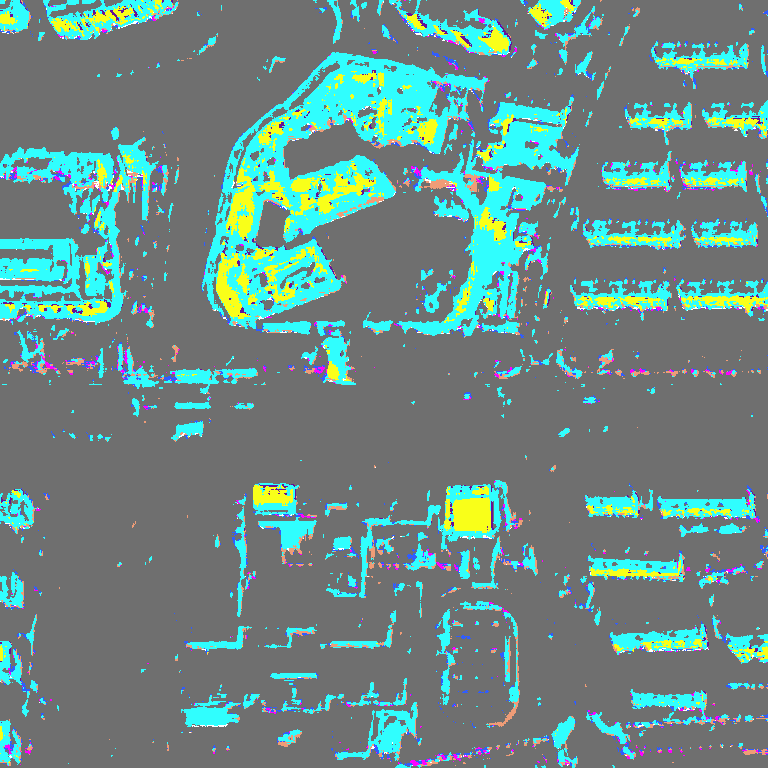
#> input picture tmp_result.tif, 768 x 768 px
$ python -i get_mean_std.py   (imports and definitions only)
#> lines starting #> are read from the running program, lines starting #| are printed output that depends on the picture; after the words box and inside, x2 and y2 are one past the last pixel; in counts of white or black regions, pixels touching at a corner belong together; pictures that were not available may be replaced by others from this repository, and a replacement may not be noted
import os
import random

import cv2
import numpy as np
import pandas as pd
import tifffile as tiff

N_split = 4

Patch_size = 224
crop_size = 288
edge_size = int((crop_size - Patch_size) / 2)
Dir = '/home/yokoyang/PycharmProjects/untitled/new_data'

# [1 line that did not run here, left out]

# [1 line that did not run here, left out]
Scale_Size = Patch_size * N_split


def reflect_img(img):
    reflect = cv2.copyMakeBorder(img, int(edge_size), int(edge_size), int(edge_size), int(edge_size),
                                 cv2.BORDER_REFLECT)
    return reflect


def get_image(image_id):
    filename = os.path.join(
        Dir, 'split-data', '{}.tif'.format(image_id))
    img = tiff.imread(filename)
    img = img.astype(np.float32) / 255
    img_RGB = cv2.resize(img, (Scale_Size, Scale_Size))
    return img_RGB


def get_mask(image_id):
    filename = os.path.join(
        Dir, 'general_building', '{}.tif'.format(image_id))
    msk = tiff.imread(filename)
    msk = msk.astype(np.float32) / 255
    msk = cv2.resize(msk, (Scale_Size, Scale_Size))
    msk_img = np.zeros([Scale_Size, Scale_Size], dtype=np.uint8)
    msk_img[:, :] = msk[:, :, 1]
    msk_img ^= 1
    return msk_img


def rotate_img(img, ang, size):
    rows = size
    cols = size
    M = cv2.getRotationMatrix2D((cols / 2, rows / 2), 90 * ang, 1)
    dst = cv2.warpAffine(img, M, (cols, rows))
    return dst


def rotate_msk(msk, ang):
    return np.rot90(msk, ang)


def get_patch(img_id, pos=1):
    img_ = []
    msk_ = []
    img = get_image(img_id)
    img = reflect_img(img)
    mask = get_mask(img_id)
    for i in range(N_split):
        for j in range(N_split):
            y = mask[Patch_size * i:Patch_size * (i + 1), Patch_size * j:Patch_size * (j + 1)]
            if ((pos == 1) and (np.sum(y) > 0)) or (pos == 0):
                x_start = int(Patch_size * i)
                x_end = int(Patch_size * (i + 1) + edge_size * 2)
                y_start = int(Patch_size * j)
                y_end = int(Patch_size * (j + 1) + edge_size * 2)
                x = img[x_start:x_end, y_start:y_end, :]
                # start rotate y and x
                rdm = random.uniform(-2, 5)
                if rdm > 1:
                    ang = rdm // 1
                    x = rotate_img(x, ang, crop_size)
                    y = rotate_msk(y, ang)
                    # print(x.shape)
                    # print(y.shape)

                img_.append(x)
                msk_.append(y[:, :, None])

    return img_, msk_


def get_all_patches(pos=1):
    img_all = []
    msk_all = []
    count = 0
    for img_id in Image_ID:
        img_, msk_ = get_patch(img_id, pos=pos)
        if len(msk_) > 0:
            count = count + 1
            if count == 1:
                img_all = img_
                msk_all = msk_
            else:
                img_all = np.concatenate((img_all, img_), axis=0)
                msk_all = np.concatenate((msk_all, msk_), axis=0)

    # [5 lines of commented-out code are left out]

    return img_all, msk_all[:, :, :, 0]


def get_normalized_patches():
    img_all, msk_all = get_all_patches()
    #     data = np.load(Dir + '/output/data_pos_%d_%d_class%d.npy' % (Patch_size, N_split, Class_Type))
    img = img_all
    msk = msk_all
    mean = np.mean(img)
    std = np.std(img)
    img = (img - mean) / std
    print(mean, std)
    # print(np.mean(img), np.std(img))
    # return img, msk


# [1 line not run here, left out]

>>> import cv2
>>> picture = cv2.imread('tmp_result.tif', cv2.IMREAD_GRAYSCALE)
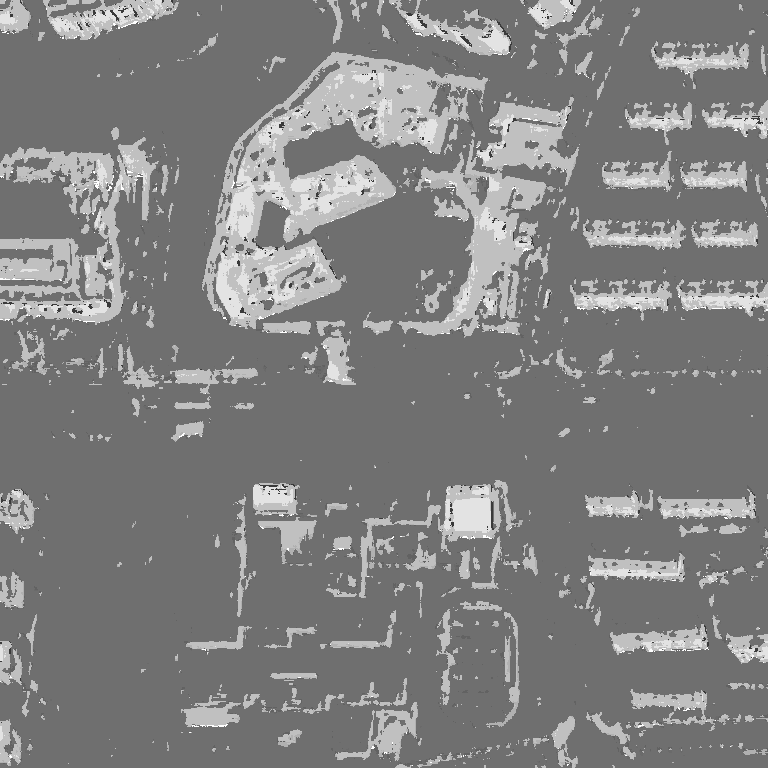
#> picture: shape (768, 768); min 58, max 255, mean 128.2
>>> result = get_patch(picture)
#> in reflect_img, `reflect = cv2.copyMakeBorder(img, int(edge_size), int(edge_size), int(..`:
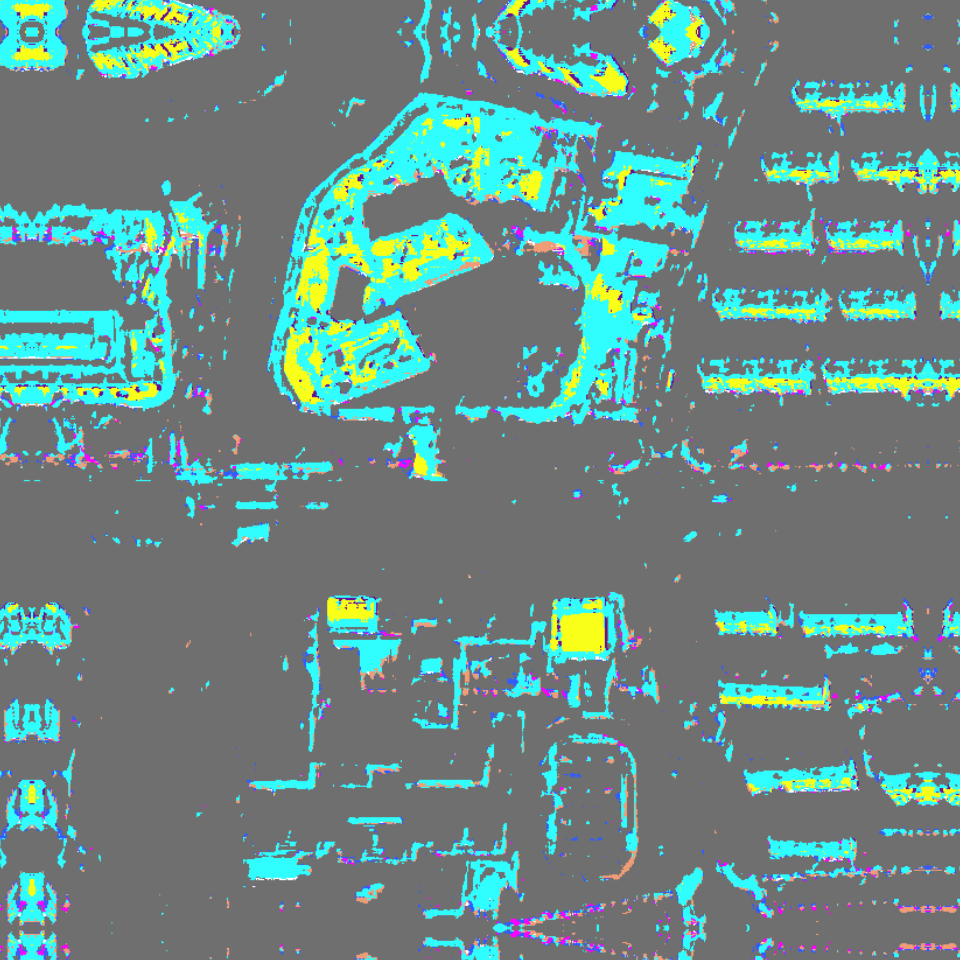
#> reflect: shape (960, 960, 3) float32; mean R, G, B 0.425, 0.541, 0.525
#> in get_mask, `msk_img[:, :] = msk[:, :, 1]`:
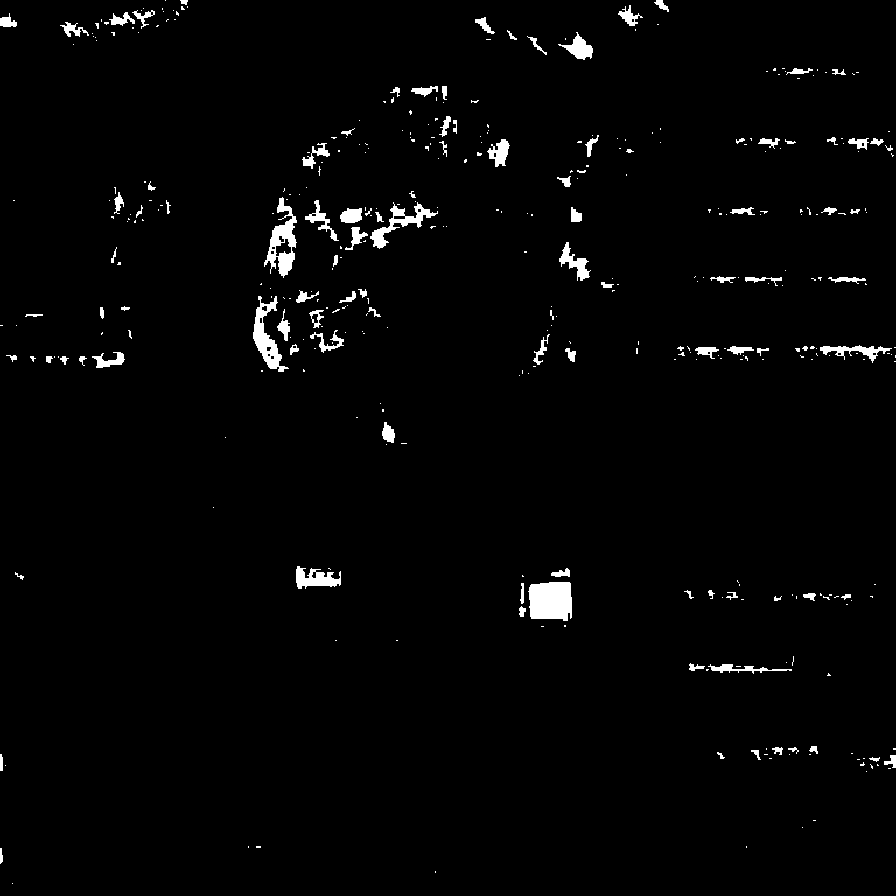
#> msk_img: shape (896, 896); values 0 (black) and 1 (white), 1.9% white; 385 white regions (282 under 20 px), largest, box (x1, y1, x2, y2) and area: (528, 582, 572, 621) 1519, (264, 197, 297, 278) 1114, (253, 296, 289, 372) 978
#> after the loop in get_patch, `for i in range(N_split):`:
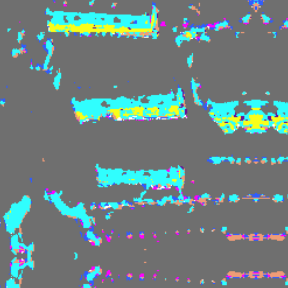
#> x: shape (288, 288, 3) float32; mean R, G, B 0.432, 0.51, 0.508
#> after the loop in get_patch, `for i in range(N_split):`:
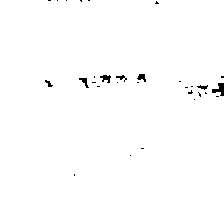
#> y: shape (224, 224); values 0 (black) and 1 (white), 99.2% white; 30 black regions (23 under 20 px), largest, box (x1, y1, x2, y2) and area: (212, 83, 224, 96) 86, (100, 75, 111, 83) 52, (137, 74, 146, 82) 44
#> after the loop in get_patch, `for i in range(N_split):`: ang = 2; img_ = 16 items; rdm = -0.246; x_end = 960; x_start = 672; y_end = 960; y_start = 672
